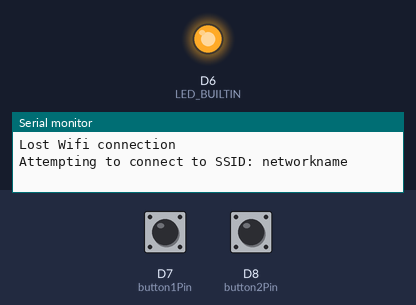
Recording of a sketch running on a simulated Arduino MKR. Parts: output pins drawn as LEDs (lit = HIGH), the last lines printed to the serial monitor. Inputs (shaded band) come from the test bench; at power-on: D7 (button1Pin) HIGH, D8 (button2Pin) HIGH. WiFi joins after 1.5 s; servers stay silent unless stated; uploads are accepted with an empty reply.

Above: at 0.1 s.
At 8.1 s:
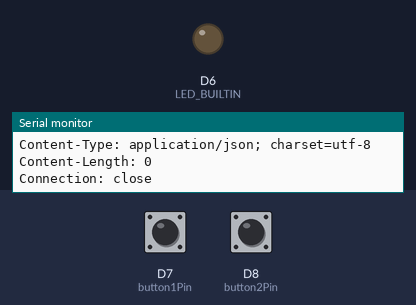
8.2 s: D7 (button1Pin) pulled LOW for 0.15 s
Timing chart, 0 to 11.2 s (numbered marks = the images above; inputs shaded):
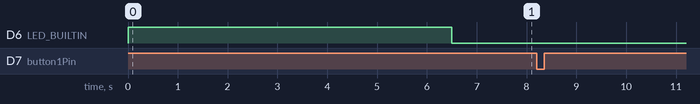

The sketch:

ToiletSensor.ino
```cpp
/*
  Web client

  This sketch connects to a website (http://www.google.com)
  using a WiFi shield.

  This example is written for a network using WPA encryption. For
  WEP or WPA, change the WiFi.begin() call accordingly.

  This example is written for a network using WPA encryption. For
  WEP or WPA, change the WiFi.begin() call accordingly.

  Circuit:
   WiFi shield attached

  created 13 July 2010
  by dlf (Metodo2 srl)
  modified 31 May 2012
  by Tom Igoe
*/


#include <SPI.h>
#include <WiFi101.h>
#include "arduino_secrets.h"
///////please enter your sensitive data in the Secret tab/arduino_secrets.h
char ssid[] = SECRET_SSID;        // your network SSID (name)
char pass[] = SECRET_PASS;    // your network password (use for WPA, or use as key for WEP)
int keyIndex = 0;            // your network key Index number (needed only for WEP)

const int button1Pin = 7;     // the number of the pushbutton pin
const int button2Pin = 8;

int currentState1 = 0;         // variable for reading the pushbutton status
int previousState1 = 0;

int currentState2 = 0;         // variable for reading the pushbutton status
int previousState2 = 0;


int status = WL_IDLE_STATUS;
// if you don't want to use DNS (and reduce your sketch size)
// use the numeric IP instead of the name for the server:
IPAddress server(185, 170, 7, 129); // numeric IP for Google (no DNS)
//char server[] = "www.google.com";    // name address for Google (using DNS)

// Initialize the Ethernet client library
// with the IP address and port of the server
// that you want to connect to (port 80 is default for HTTP):
WiFiClient client;

void setup() {
  //Initialize serial and wait for port to open:
  Serial.begin(9600);
  // initialize the LED pin as an output:
  // initialize the pushbutton pin as an input:
  pinMode(button1Pin, INPUT_PULLUP);
  pinMode(button2Pin, INPUT_PULLUP);
  pinMode(LED_BUILTIN, OUTPUT);

//  while (!Serial) {
//    ; // wait for serial port to connect. Needed for native USB port only
//  }

  // check for the presence of the shield:
  if (WiFi.status() == WL_NO_SHIELD) {
    Serial.println("WiFi shield not present");
    // don't continue:
    while (true);
  }
}

void connectToWiFi() {
  digitalWrite(LED_BUILTIN, HIGH);
  WiFi.maxLowPowerMode();
  // attempt to connect to WiFi network:
  while (status != WL_CONNECTED) {
    Serial.print("Attempting to connect to SSID: ");
    Serial.println(ssid);
    // Connect to WPA/WPA2 network. Change this line if using open or WEP network:
    status = WiFi.begin(ssid, pass);

    // wait 10 seconds for connection:
    delay(5000);
  }
  digitalWrite(LED_BUILTIN, LOW);
  Serial.println("Connected to wifi");
  printWiFiStatus();
}

void doPost(String id, String value) {
  Serial.println("\nStarting connection to server...");
  if (client.connect(server, 1026)) {
    Serial.println("connected to server");
    // Make a HTTP request:
    String body = "{\"status\": {\"value\":\"" + value + "\", \"type\":\"string\"}}";
    Serial.println(body + "\nContent-Length: " + body.length());

    client.println("PATCH /v2/entities/" + id + "/attrs HTTP/1.1");
    client.println("Host: 185.170.7.129:1026");
    client.println("Content-Type: application/json");
    client.println("Connection: close");
    client.println("Content-Length: " + String(body.length()));
    client.println();
    client.println(body);
    Serial.println("Sent request, now starting reading");
  }
  //Read the response

  while (client.connected()) {
    int i = 0;
    while (client.available()) {
      char c = client.read();
      Serial.write(c);
    }
    if (!client.connected()) {
      Serial.println();
      Serial.println("End of transmission");
      client.stop();
    }
  }

}

String doGet() {
  Serial.println("\nStarting connection to server...");
  if (client.connect(server, 1026)) {
    Serial.println("connected to server");
    // Make a HTTP request:
    client.println("GET /v2 HTTP/1.1");
    client.println("Host: 185.170.7.129:1026");
    client.println("Connection: close");
    client.println();
    Serial.println("Sent request, now starting reading");
  }
  char s[] = "";
  //Read the response

  while (client.connected()) {
    int i = 0;
    while (client.available()) {
      char c = client.read();
      Serial.write(c);
    }
  }
  if (!client.connected()) {
    Serial.println();
    Serial.println("disconnecting from server.");
    client.stop();
  }
  //  Serial.println("Response was [" + s + "]");
}

void loop() {
  //Check if still connected to WIFI
  status = WiFi.status();
  if (status != WL_CONNECTED) {
    Serial.println("Lost Wifi connection");
    connectToWiFi();
  }

  //Check button1 state
  currentState1 = digitalRead(button1Pin);
  if (currentState1 != previousState1) {
    previousState1 = currentState1;
    if (currentState1 == 0) {
      Serial.println("Button 1 High");
//      WiFi.end();
      doPost("sensor1", "occupied");
    } else {
      Serial.println("Button 1 Low");
      doPost("sensor1", "free");
    }
  }

  currentState2 = digitalRead(button2Pin);
  if (currentState2 != previousState2) {
    previousState2 = currentState2;
    if (currentState2 == 0) {
      Serial.println("Button 2 High");
      doPost("sensor2", "occupied");
    } else {
      Serial.println("Button 2 Low");
      doPost("sensor2", "free");
    }
  }

  //Only check once a second
  delay(100);
}


void printWiFiStatus() {
  // print the SSID of the network you're attached to:
  Serial.print("SSID: ");
  Serial.println(WiFi.SSID());

  // print your WiFi shield's IP address:
  IPAddress ip = WiFi.localIP();
  Serial.print("IP Address: ");
  Serial.println(ip);

  // print the received signal strength:
  long rssi = WiFi.RSSI();
  Serial.print("signal strength (RSSI): ");
  Serial.print(rssi);
  Serial.println(" dBm");
}
```

arduino_secrets.h
```cpp
#define SECRET_SSID "networkname"
#define SECRET_PASS "password"
```
